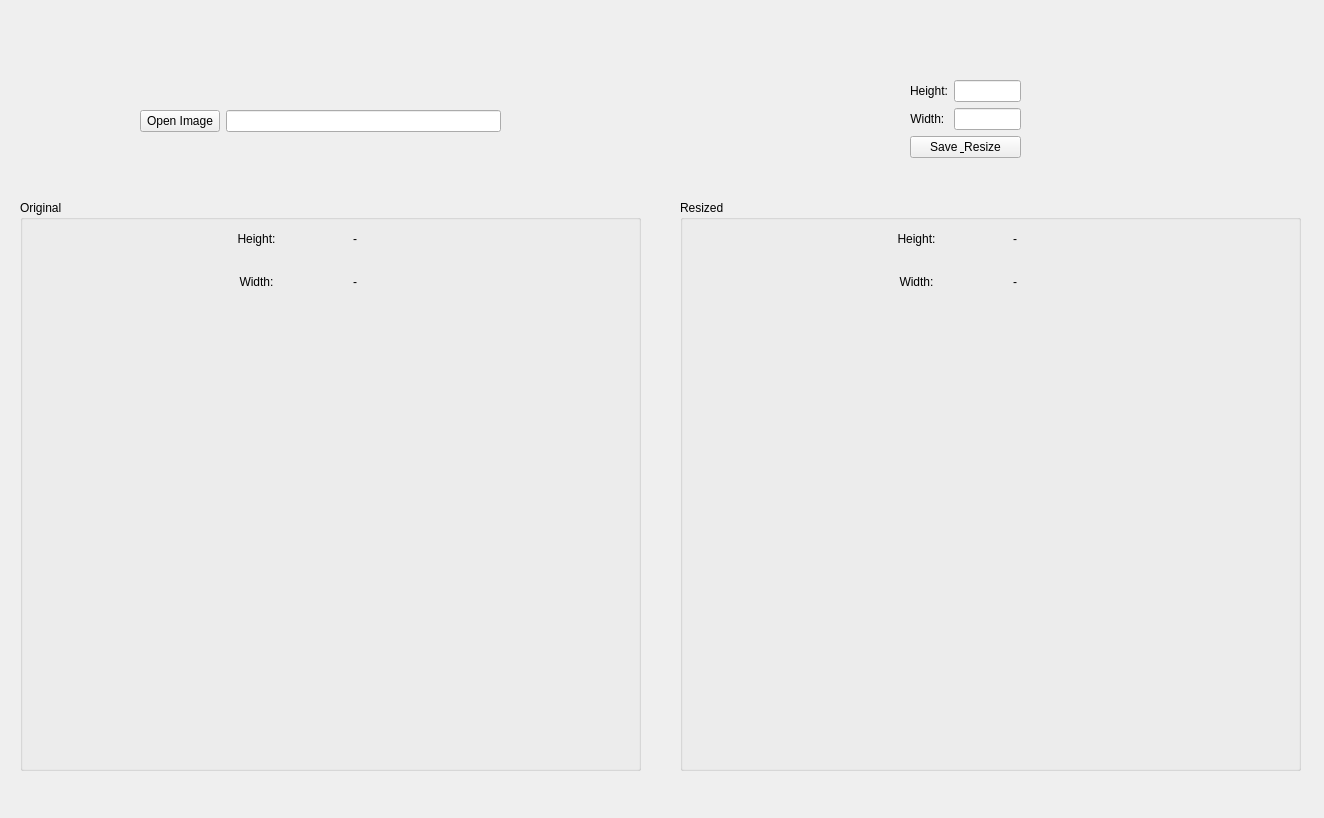
<?xml version="1.0" encoding="UTF-8"?>
<ui version="4.0">
 <class>MainWindow</class>
 <widget class="QMainWindow" name="MainWindow">
  <property name="enabled">
   <bool>true</bool>
  </property>
  <property name="geometry">
   <rect>
    <x>0</x>
    <y>0</y>
    <width>1324</width>
    <height>818</height>
   </rect>
  </property>
  <property name="windowTitle">
   <string>Image Resizer</string>
  </property>
  <widget class="QWidget" name="centralwidget">
   <widget class="QGroupBox" name="groupBox_2">
    <property name="enabled">
     <bool>true</bool>
    </property>
    <property name="geometry">
     <rect>
      <x>20</x>
      <y>200</y>
      <width>621</width>
      <height>571</height>
     </rect>
    </property>
    <property name="maximumSize">
     <size>
      <width>16777215</width>
      <height>16777215</height>
     </size>
    </property>
    <property name="title">
     <string>Original</string>
    </property>
    <widget class="QWidget" name="horizontalLayoutWidget">
     <property name="geometry">
      <rect>
       <x>190</x>
       <y>20</y>
       <width>191</width>
       <height>80</height>
      </rect>
     </property>
     <layout class="QHBoxLayout" name="horizontalLayout_3">
      <item>
       <layout class="QVBoxLayout" name="verticalLayout">
        <item>
         <widget class="QLabel" name="label_2">
          <property name="text">
           <string>Height:</string>
          </property>
          <property name="alignment">
           <set>Qt::AlignCenter</set>
          </property>
         </widget>
        </item>
        <item>
         <widget class="QLabel" name="label_3">
          <property name="text">
           <string>Width:</string>
          </property>
          <property name="alignment">
           <set>Qt::AlignCenter</set>
          </property>
         </widget>
        </item>
       </layout>
      </item>
      <item>
       <layout class="QVBoxLayout" name="verticalLayout_3">
        <item>
         <widget class="QLabel" name="label_h_o">
          <property name="text">
           <string>-</string>
          </property>
          <property name="alignment">
           <set>Qt::AlignCenter</set>
          </property>
         </widget>
        </item>
        <item>
         <widget class="QLabel" name="label_w_o">
          <property name="text">
           <string>-</string>
          </property>
          <property name="alignment">
           <set>Qt::AlignCenter</set>
          </property>
         </widget>
        </item>
       </layout>
      </item>
     </layout>
    </widget>
    <widget class="QLabel" name="label_img_original">
     <property name="geometry">
      <rect>
       <x>10</x>
       <y>120</y>
       <width>601</width>
       <height>429</height>
      </rect>
     </property>
     <property name="text">
      <string/>
     </property>
     <property name="pixmap">
      <pixmap>noimage.jpg</pixmap>
     </property>
     <property name="scaledContents">
      <bool>false</bool>
     </property>
     <property name="alignment">
      <set>Qt::AlignCenter</set>
     </property>
    </widget>
   </widget>
   <widget class="QWidget" name="horizontalLayoutWidget_6">
    <property name="geometry">
     <rect>
      <x>140</x>
      <y>80</y>
      <width>361</width>
      <height>83</height>
     </rect>
    </property>
    <layout class="QHBoxLayout" name="horizontalLayout_8">
     <item>
      <widget class="QPushButton" name="pushButton_open">
       <property name="text">
        <string>Open Image</string>
       </property>
      </widget>
     </item>
     <item>
      <widget class="QLineEdit" name="lineEdit_open"/>
     </item>
    </layout>
   </widget>
   <widget class="QGroupBox" name="groupBox_3">
    <property name="enabled">
     <bool>true</bool>
    </property>
    <property name="geometry">
     <rect>
      <x>680</x>
      <y>200</y>
      <width>621</width>
      <height>571</height>
     </rect>
    </property>
    <property name="maximumSize">
     <size>
      <width>16777215</width>
      <height>16777215</height>
     </size>
    </property>
    <property name="title">
     <string>Resized</string>
    </property>
    <widget class="QWidget" name="horizontalLayoutWidget_2">
     <property name="geometry">
      <rect>
       <x>190</x>
       <y>20</y>
       <width>191</width>
       <height>80</height>
      </rect>
     </property>
     <layout class="QHBoxLayout" name="horizontalLayout_4">
      <item>
       <layout class="QVBoxLayout" name="verticalLayout_2">
        <item>
         <widget class="QLabel" name="label_height_res">
          <property name="text">
           <string>Height:</string>
          </property>
          <property name="alignment">
           <set>Qt::AlignCenter</set>
          </property>
         </widget>
        </item>
        <item>
         <widget class="QLabel" name="label_width_res">
          <property name="text">
           <string>Width:</string>
          </property>
          <property name="alignment">
           <set>Qt::AlignCenter</set>
          </property>
         </widget>
        </item>
       </layout>
      </item>
      <item>
       <layout class="QVBoxLayout" name="verticalLayout_4">
        <item>
         <widget class="QLabel" name="label_h_res">
          <property name="text">
           <string>-</string>
          </property>
          <property name="alignment">
           <set>Qt::AlignCenter</set>
          </property>
         </widget>
        </item>
        <item>
         <widget class="QLabel" name="label_w_res">
          <property name="text">
           <string>-</string>
          </property>
          <property name="alignment">
           <set>Qt::AlignCenter</set>
          </property>
         </widget>
        </item>
       </layout>
      </item>
     </layout>
    </widget>
    <widget class="QLabel" name="label_img_res">
     <property name="geometry">
      <rect>
       <x>10</x>
       <y>120</y>
       <width>601</width>
       <height>429</height>
      </rect>
     </property>
     <property name="text">
      <string/>
     </property>
     <property name="pixmap">
      <pixmap>noimage.jpg</pixmap>
     </property>
     <property name="scaledContents">
      <bool>false</bool>
     </property>
     <property name="alignment">
      <set>Qt::AlignCenter</set>
     </property>
    </widget>
   </widget>
   <widget class="QWidget" name="verticalLayoutWidget">
    <property name="geometry">
     <rect>
      <x>910</x>
      <y>80</y>
      <width>111</width>
      <height>81</height>
     </rect>
    </property>
    <layout class="QVBoxLayout" name="verticalLayout_5">
     <item>
      <layout class="QHBoxLayout" name="horizontalLayout_5">
       <item>
        <widget class="QLabel" name="label">
         <property name="text">
          <string>Height:</string>
         </property>
         <property name="alignment">
          <set>Qt::AlignCenter</set>
         </property>
        </widget>
       </item>
       <item>
        <widget class="QLineEdit" name="lineEdit_h_res"/>
       </item>
      </layout>
     </item>
     <item>
      <layout class="QHBoxLayout" name="horizontalLayout_6">
       <item>
        <widget class="QLabel" name="label_11">
         <property name="text">
          <string>Width: </string>
         </property>
         <property name="alignment">
          <set>Qt::AlignCenter</set>
         </property>
        </widget>
       </item>
       <item>
        <widget class="QLineEdit" name="lineEdit_w_res"/>
       </item>
      </layout>
     </item>
     <item>
      <widget class="QPushButton" name="pushButton_res">
       <property name="text">
        <string>Save &amp; Resize</string>
       </property>
      </widget>
     </item>
    </layout>
   </widget>
  </widget>
  <widget class="QMenuBar" name="menubar">
   <property name="geometry">
    <rect>
     <x>0</x>
     <y>0</y>
     <width>1324</width>
     <height>21</height>
    </rect>
   </property>
  </widget>
 </widget>
 <resources>
  <include location="Test_.qrc"/>
 </resources>
 <connections/>
</ui>
